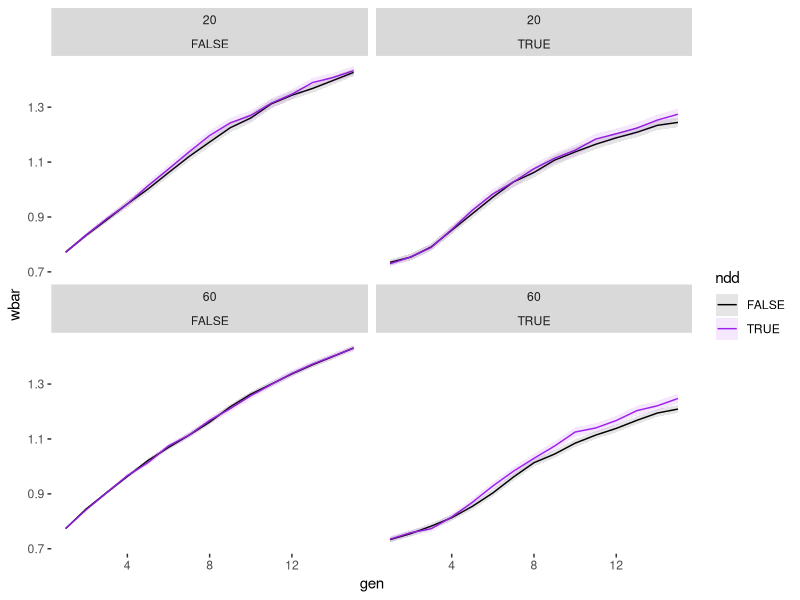

Generate this figure with R: (Note: this script raises an error after producing the figure.)
library(ggplot2)
library(dplyr)
library(tidyr)

all.d = rbind(
  read.csv('simulations/outputs/thrice_bottlenecked_results/a000_hivar_type_all.csv') %>%
    mutate(bottleneck = FALSE, ndd = FALSE),
  read.csv('simulations/outputs/thrice_bottlenecked_results/a000_lovar_type_all.csv') %>%
    mutate(bottleneck = TRUE, ndd = FALSE),
  read.csv('simulations/outputs/thrice_bottlenecked_results/a035_hivar_type_all.csv') %>%
    mutate(bottleneck = FALSE, ndd = TRUE),
  read.csv('simulations/outputs/thrice_bottlenecked_results/a035_lovar_type_all.csv') %>%
    mutate(bottleneck = TRUE, ndd = TRUE)
)

unique(all.d$n.pop0) # phew!

all.d %>%
  ggplot(aes(x = gen)) +
  geom_line(
    aes(
      y = wbar,
      group = interaction(n.pop0, bottleneck, ndd),
      colour = ndd
    )
  ) +
  geom_ribbon(
    aes(
      ymin = wbar - 2 * sqrt(wvar / n),
      ymax = wbar + 2 * sqrt(wvar / n),
      group = interaction(n.pop0, bottleneck, ndd),
      fill = ndd
    ),
    alpha = 0.1
  ) +
  facet_wrap(n.pop0 ~ bottleneck) +
  scale_color_manual(values = c('black', 'purple')) +
  scale_fill_manual(values = c('black', 'purple')) +
  theme(panel.background = element_blank())

###

ext.d = rbind(
  read.csv('simulations/outputs/thrice_bottlenecked_results/a000_hivar_type_ext.csv') %>%
    mutate(bottleneck = FALSE, ndd = FALSE),
  read.csv('simulations/outputs/thrice_bottlenecked_results/a000_lovar_type_ext.csv') %>%
    mutate(bottleneck = TRUE, ndd = FALSE),
  read.csv('simulations/outputs/thrice_bottlenecked_results/a035_hivar_type_ext.csv') %>%
    mutate(bottleneck = FALSE, ndd = TRUE),
  read.csv('simulations/outputs/thrice_bottlenecked_results/a035_lovar_type_ext.csv') %>%
    mutate(bottleneck = TRUE, ndd = TRUE)
)

ext.d %>%
  ggplot(aes(x = gen)) +
  geom_line(
    aes(
      y = wbar,
      group = interaction(n.pop0, bottleneck, ndd, extinct),
      colour = ndd
    )
  ) +
  geom_ribbon(
    aes(
      ymin = wbar - 2 * sqrt(wvar / n),
      ymax = wbar + 2 * sqrt(wvar / n),
      group = interaction(n.pop0, bottleneck, ndd, extinct),
      fill = ndd
    ),
    alpha = 0.1
  ) +
  facet_wrap(ndd ~ interaction(n.pop0, bottleneck), ncol = 4) +
  scale_color_manual(values = c('black', 'purple')) +
  scale_fill_manual(values = c('black', 'purple')) +
  theme(panel.background = element_blank())

ext.d %>%
  ggplot(aes(x = gen)) +
  geom_line(
    aes(
      y = wbar,
      group = interaction(n.pop0, bottleneck, ndd, extinct),
      linetype = extinct,
      colour = ndd
    )
  ) +
  geom_ribbon(
    aes(
      ymin = wbar - 2 * sqrt(wvar / n),
      ymax = wbar + 2 * sqrt(wvar / n),
      group = interaction(n.pop0, bottleneck, ndd, extinct),
      fill = ndd
    ),
    alpha = 0.1
  ) +
  facet_wrap(n.pop0 ~ bottleneck) +
  scale_color_manual(values = c('black', 'purple')) +
  scale_fill_manual(values = c('black', 'purple')) +
  theme(panel.background = element_blank())

###

gen.d = rbind(
  read.csv('simulations/outputs/thrice_bottlenecked_results/a000_hivar_type_gen.csv') %>%
    mutate(bottleneck = FALSE, ndd = FALSE),
  read.csv('simulations/outputs/thrice_bottlenecked_results/a000_lovar_type_gen.csv') %>%
    mutate(bottleneck = TRUE, ndd = FALSE),
  read.csv('simulations/outputs/thrice_bottlenecked_results/a035_hivar_type_gen.csv') %>%
    mutate(bottleneck = FALSE, ndd = TRUE),
  read.csv('simulations/outputs/thrice_bottlenecked_results/a035_lovar_type_gen.csv') %>%
    mutate(bottleneck = TRUE, ndd = TRUE)
)

gen.d %>%
  ggplot(aes(x = gen)) +
  geom_line(
    data = . %>% filter(ext.gen < 15),
    aes(
      y = wbar,
      group = interaction(n.pop0, bottleneck, ndd, ext.gen),
      colour = ext.gen
    )
  ) +
  geom_ribbon(
    data = . %>% filter(ext.gen < 15),
    aes(
      ymin = wbar - 2 * sqrt(wvar / n),
      ymax = wbar + 2 * sqrt(wvar / n),
      group = interaction(n.pop0, bottleneck, ndd, ext.gen),
      fill = ext.gen
    ),
    alpha = 0.1
  ) +
  geom_line(
    data = . %>% filter(ext.gen %in% 15),
    aes(
      y = wbar,
      group = interaction(n.pop0, bottleneck, ndd)
    ),
    colour = 'black',
  )  +
  geom_ribbon(
    data = . %>% filter(ext.gen %in% 15),
    aes(
      ymin = wbar - 2 * sqrt(wvar / n),
      ymax = wbar + 2 * sqrt(wvar / n),
      group = interaction(n.pop0, bottleneck, ndd)
    ),
    fill = 'black',
    alpha = 0.1
  ) +
  scale_colour_gradient(low = 'lightpink1', high = 'darkred') +
  scale_fill_gradient(low = 'lightpink1', high = 'darkred') +
  facet_wrap(ndd ~ interaction(n.pop0, bottleneck), ncol = 4) +
  theme_bw()

gen.d %>%
  ggplot(aes(x = gen)) +
  geom_line(
    aes(
      y = wbar,
      group = interaction(n.pop0, ext.gen),
      colour = ext.gen # factor(ext.gen < 15)
    )
  ) +
  scale_color_gradient(high = 'black', low = 'red') +
  facet_wrap(~ n.pop0)
